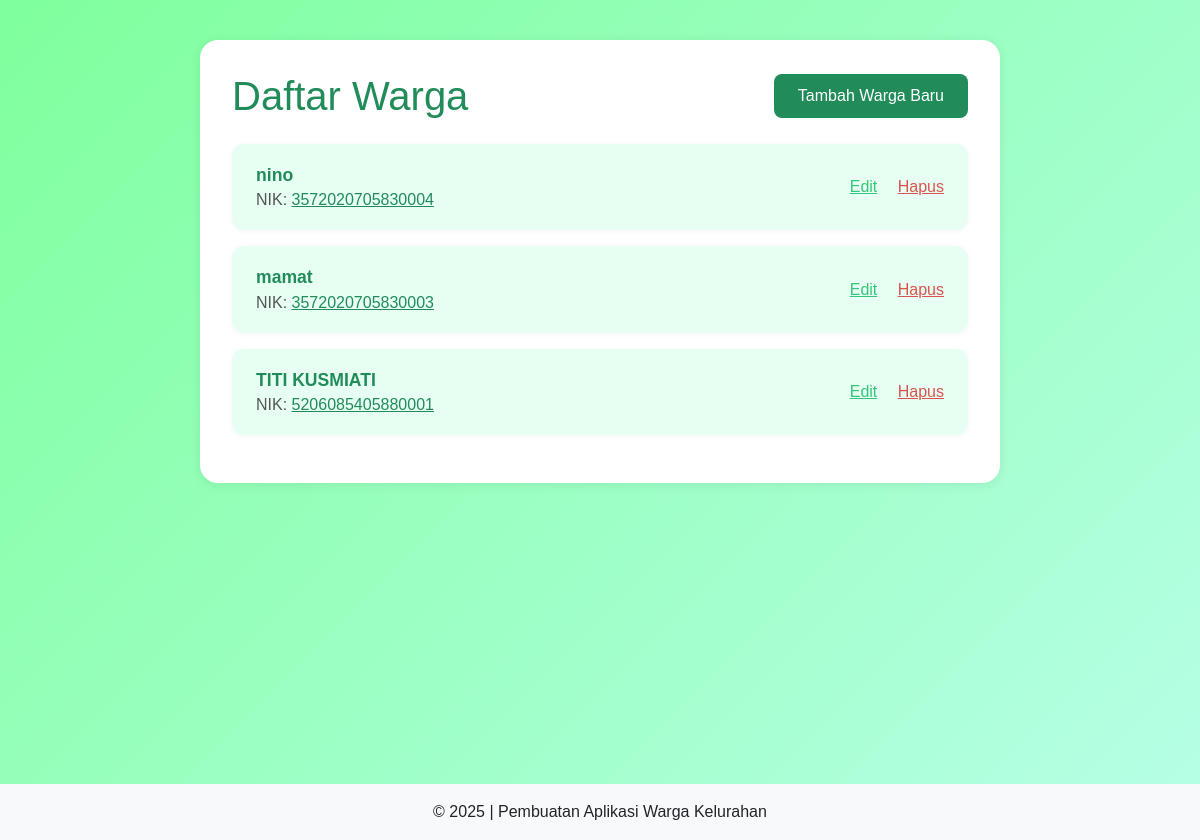
The page /warga/ on the database its author committed.
### warga/models.py (models this page shows, shortened)
class Warga(models.Model):
    nik = models.CharField(max_length=16, unique=True, verbose_name="Nomor Induk Kependudukan")
    nama_lengkap = models.CharField(max_length=100, verbose_name="Nama Lengkap")
    alamat = models.TextField(verbose_name="Alamat Tinggal")
    no_telepon = models.CharField(max_length=15, blank=True, verbose_name="Nomor Telepon")
    tanggal_registrasi = models.DateTimeField(auto_now_add=True)

### warga/views.py (the view)
# urls.py: path('', WargalistView.as_view(), name='warga-list'),
class WargalistView(ListView):
    model = Warga

### warga/templates/warga/warga_list.html
{% extends 'warga/base.html' %}
{% block content %}
<body style="background: linear-gradient(135deg, #7fff9d 0%, #b7ffe7 100%); font-family: 'Poppins', Arial, sans-serif; min-height: 100vh; margin:0;">
    <div style="max-width:800px;margin:40px auto;padding:32px;background:#fff;border-radius:18px;box-shadow:0 2px 12px rgba(0,0,0,0.08);">
        <div style="display:flex;align-items:center;justify-content:space-between;margin-bottom:24px;">
            <h1 style="color:#218c5a;margin:0;">Daftar Warga</h1>
            <a href="{% url 'warga-tambah' %}" style="background:#218c5a;color:#fff;padding:10px 24px;border-radius:8px;text-decoration:none;font-weight:500;">Tambah Warga Baru</a>
        </div>
        <div>
            {% for warga in object_list %}
                <div style="background:#e6fff2;border-radius:12px;padding:18px 24px;margin-bottom:16px;box-shadow:0 1px 6px rgba(0,0,0,0.04);display:flex;align-items:center;justify-content:space-between;">
                    <div>
                        <span style="font-size:1.1rem;font-weight:600;color:#218c5a;">{{ warga.nama_lengkap }}</span><br>
                        <span style="color:#555;">NIK: <a href="{% url 'warga-detail' warga.pk %}" style="color:#218c5a;text-decoration:underline;">{{ warga.nik }}</a></span>
                    </div>
                    <div>
                        <a href="{% url 'warga-edit' warga.pk %}" style="color:#34c77b;font-weight:500;margin-right:16px;">Edit</a>
                        <a href="{% url 'warga-hapus' warga.pk %}" style="color:#d9534f;font-weight:500;">Hapus</a>
                    </div>
                </div>
            {% empty %}
                <div style="text-align:center;color:#888;padding:32px;">Belum ada data warga yang terdaftar</div>
            {% endfor %}
        </div>
    </div>
</body>
{% endblock %}

### rows shown on the page
Warga: nama_lengkap "nino", nik "3572020705830004"
Warga: nama_lengkap "mamat", nik "3572020705830003"
Warga: nama_lengkap "TITI KUSMIATI", nik "5206085405880001"
